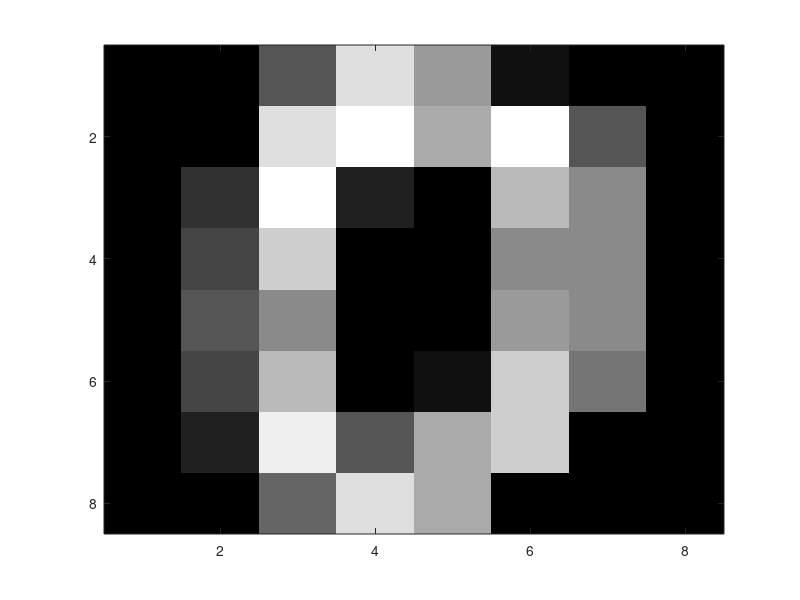

MATLAB code for this plot:
load('test.mat');
load('train.mat');
A1=Atest(1,:);

for k=1:8,
     A2(k,1:8)=A1(8*(k-1)+1:8*(k-1)+8);
end
imagesc(A2);colormap(gray)
